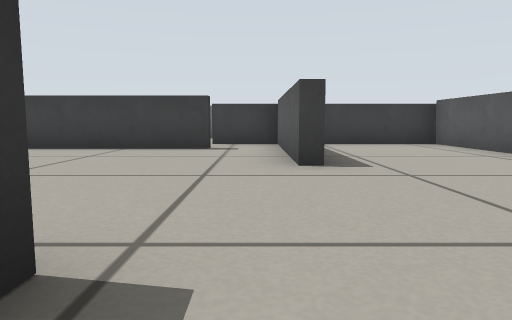
view 1 (above)

19 first-person views from a walk through a Gazebo world. The camera is 0.26 m above the floor, tilts 6° down and sees 70° across. The floor is counted in squares, 0.5 m on a side. Each view is taken from the middle of a square. On the plan, view 1 faces up. The plan holds only what a view shows up to about 9 squares ahead; the rest is blank. Robots are left out.

view 2
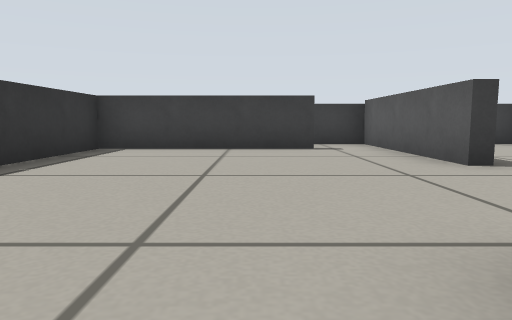

view 3
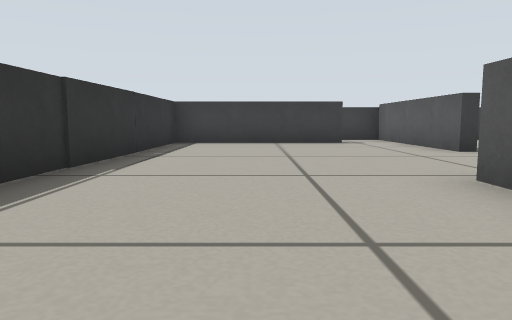

view 4
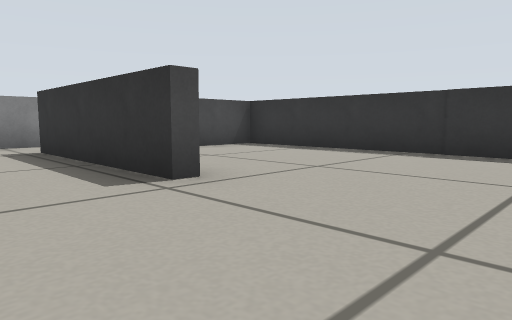

view 5
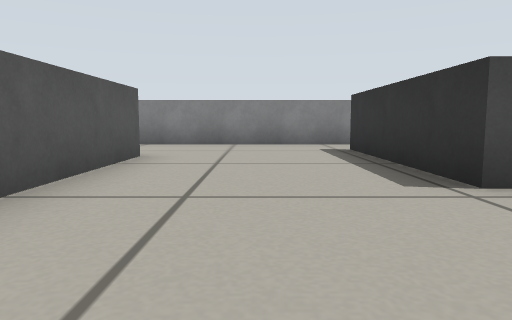

view 6
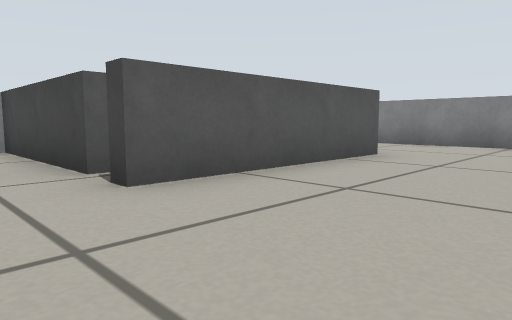

view 7
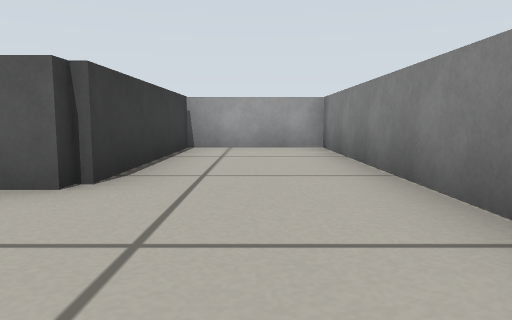

view 8
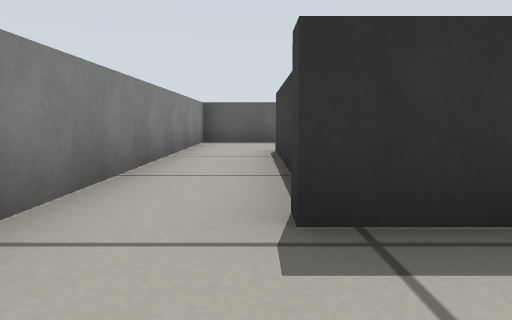

view 9
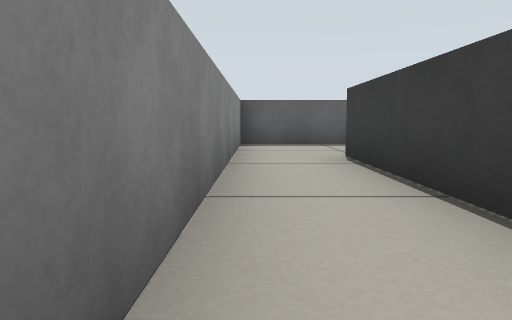

view 10
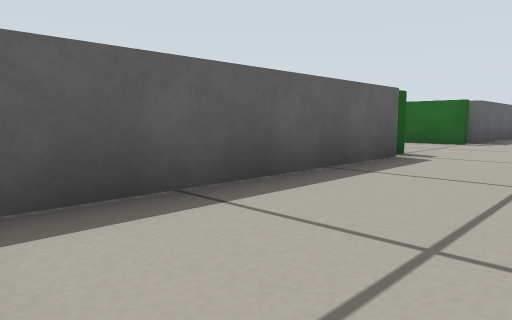

view 11
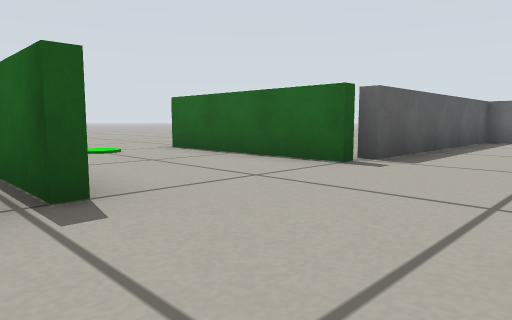

view 12
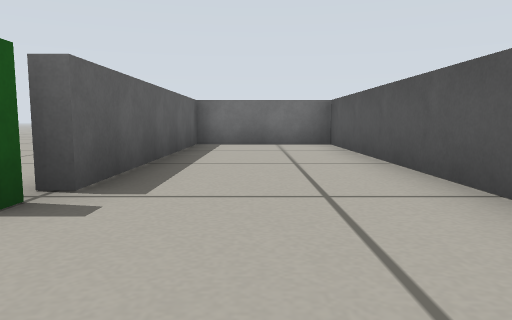

view 13
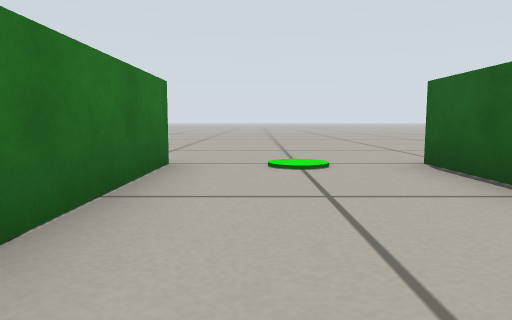

view 14
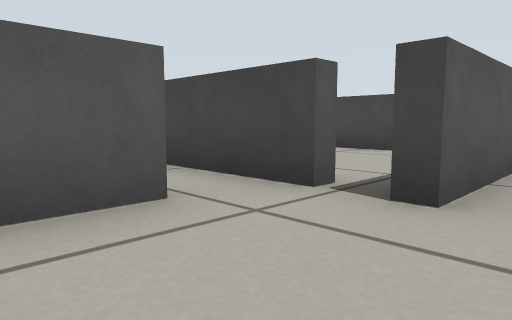

view 15
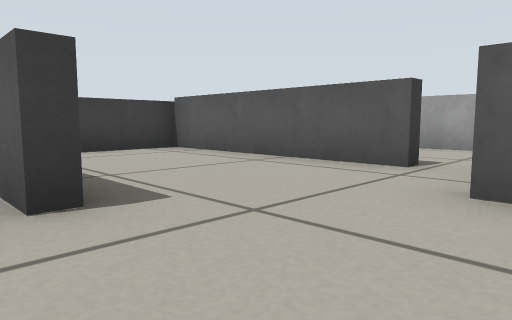

view 16
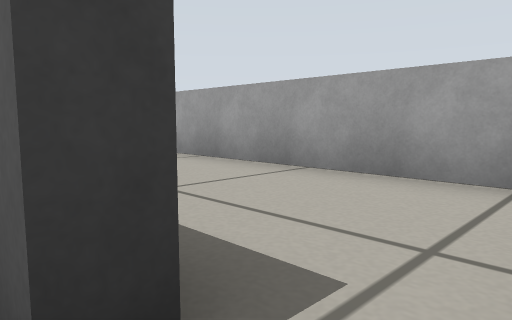

view 17
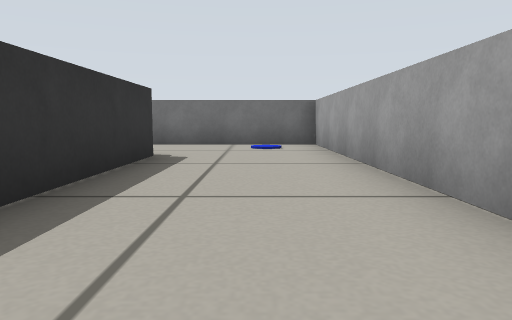

view 18
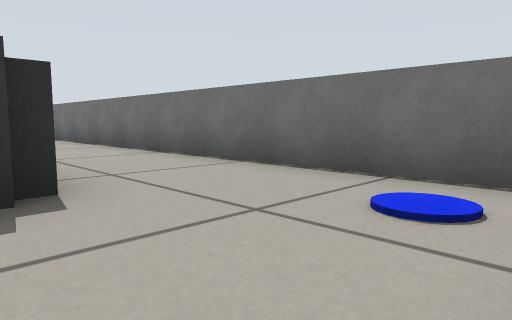

view 19
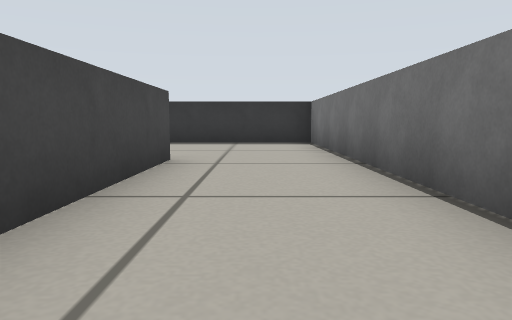

### Floor plan
Points are (right, up) in squares from view 1. A wall is a line through its corners. A room is listed if a view was taken in it or the views show most of it. See-through windows are left out.
Room 1 (views 1, 2, 3, 4, 5, 6, 7, 8, 9, 14, 15)
walls: (-0.8, 1.2) (-0.8, -2.6) (-5.5, -2.6); (-1, 0.8) (-1, 1.2); (0.5, 4.2) (0.5, 7.5); (3.7, 2.2) (3.7, 2.6); (4.2, 3.6) (4.2, 8.5) (1.5, 8.5); (-0.9, 6.9) (-5.1, 6.9) (-5.1, -2.3) (-3.6, -2.3); (-5.6, -4.3) (7.4, -4.3) (7.4, -1.7) (2.7, -1.7) (2.7, 2.6) (3.1, 2.6)
ways out: opening at (-6, -4) to room 2; opening at (4, 3) to room 3; opening at (0, 7) to room 5
Room 2 (views 10, 11, 12, 13)
walls: (-8.3, 1.4) (-8.3, -4.3) (-5.6, -4.3); (-8.4, 5.1) (-12.5, 5.1); (-5.3, 5.4) (-5.3, 11.4) (-8.3, 11.4) (-8.3, 5.7) (-8.8, 5.7); (-12.5, 1.9) (-9.5, 1.9)
ways out: opening at (-6, -4) to room 1; opening at (-13.5, 2); opening at (-13.5, 5)
Room 3 (views 16, 17, 18, 19)
walls: (4.5, 8.6) (4.5, 5.1); (3.7, 2.6) (7.4, 2.6) (7.4, 11.4) (-1.6, 11.4); (-1.1, 8.8) (2.4, 8.8)
ways out: opening at (4, 3) to room 1; opening at (-1, 10) to room 4; gap at (4, 2)
Room 4 (no view inside)
walls: (-1.6, 11.4) (-5.1, 11.4) (-5.1, 7.9)
ways out: opening at (-1, 10) to room 3; opening at (-1, 8) to room 5
Room 5 (no view inside)
walls: (0.5, 7.5) (0.5, 8.5) (-1.1, 8.5)
ways out: opening at (0, 7) to room 1; opening at (-1, 8) to room 4

Positions as (right, up) in squares from view 1, and headings:
1: (0, 0), facing up
2: (-2, 0), facing up
3: (-3, -2), facing up
4: (1, 4), facing down-left
5: (1, 4), facing down
6: (0, 4), facing down-right
7: (0, -3), facing right
8: (1, -3), facing left
9: (0, -4), facing left
10: (-6, -4), facing up-left
11: (-6, 1), facing up-left
12: (-7, 3), facing up
13: (-8, 3), facing left
14: (2, 5), facing down-right
15: (0, 2), facing up-right
16: (4, 3), facing up-right
17: (6, 3), facing up
18: (7, 8), facing up-left
19: (4, 10), facing left
